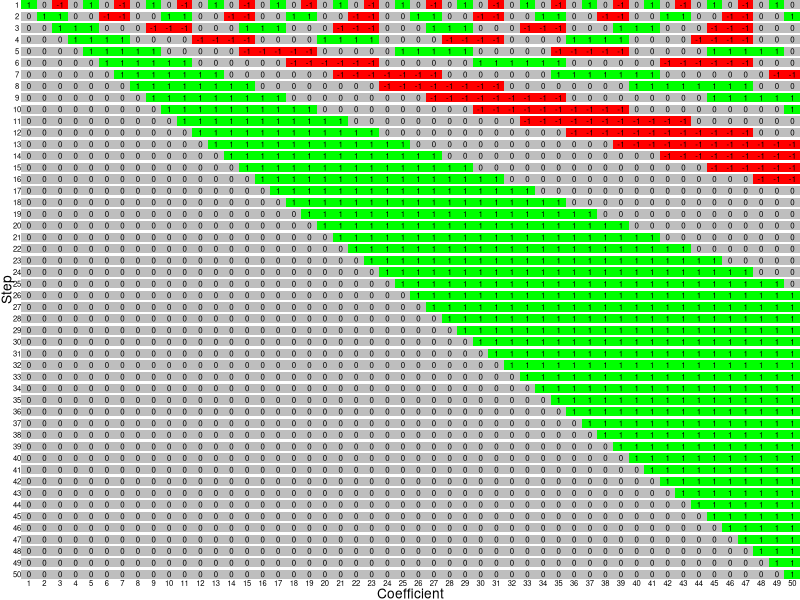

This figure's R source:
# Databricks notebook source
# MAGIC %md https://adventofcode.com/2019/day/16

# COMMAND ----------

# MAGIC %md <article class="day-desc"><h2>--- Day 16: Flawed Frequency Transmission ---</h2><p>You're 3/4ths of the way through the <a href="https://en.wikipedia.org/wiki/Gas_giant">gas giants</a>. Not only do roundtrip signals to Earth take <span title="In minutes, that's as many as thirty tens!">five hours</span>, but the signal quality is quite bad as well.  You can clean up the signal with the Flawed Frequency Transmission algorithm, or <em>FFT</em>.</p>
# MAGIC <p>As input, FFT takes a list of numbers.  In the signal you received (your puzzle input), each number is a single digit: data like <code>15243</code> represents the sequence <code>1</code>, <code>5</code>, <code>2</code>, <code>4</code>, <code>3</code>.</p>
# MAGIC <p>FFT operates in repeated <em>phases</em>.  In each phase, a new list is constructed with the same length as the input list.  This new list is also used as the input for the next phase.</p>
# MAGIC <p>Each element in the new list is built by multiplying every value in the input list by a value in a repeating <em>pattern</em> and then adding up the results. So, if the input list were <code>9, 8, 7, 6, 5</code> and the pattern for a given element were <code>1, 2, 3</code>, the result would be <code>9*1 + 8*2 + 7*3 + 6*1 + 5*2</code> (with each input element on the left and each value in the repeating pattern on the right of each multiplication). Then, only the ones digit is kept: <code>38</code> becomes <code>8</code>, <code>-17</code> becomes <code>7</code>, and so on.</p>
# MAGIC <p>While each element in the output array uses all of the same input array elements, the actual repeating pattern to use depends on <em>which output element</em> is being calculated. The base pattern is <code>0, 1, 0, -1</code>.  Then, repeat each value in the pattern a number of times equal to the <em>position in the output list</em> being considered. Repeat once for the first element, twice for the second element, three times for the third element, and so on.  So, if the third element of the output list is being calculated, repeating the values would produce: <code>0, 0, 0, 1, 1, 1, 0, 0, 0, -1, -1, -1</code>.</p>
# MAGIC <p>When applying the pattern, skip the very first value exactly once. (In other words, offset the whole pattern left by one.) So, for the second element of the output list, the actual pattern used would be: <code>0, 1, 1, 0, 0, -1, -1, 0, 0, 1, 1, 0, 0, -1, -1, ...</code>.</p>
# MAGIC <p>After using this process to calculate each element of the output list, the phase is complete, and the output list of this phase is used as the new input list for the next phase, if any.</p>
# MAGIC <p>Given the input signal <code>12345678</code>, below are four phases of FFT. Within each phase, each output digit is calculated on a single line with the result at the far right; each multiplication operation shows the input digit on the left and the pattern value on the right:</p>
# MAGIC <pre><code>Input signal: 12345678
# MAGIC 
# MAGIC 1*1  + 2*0  + 3*-1 + 4*0  + 5*1  + 6*0  + 7*-1 + 8*0  = 4
# MAGIC 1*0  + 2*1  + 3*1  + 4*0  + 5*0  + 6*-1 + 7*-1 + 8*0  = 8
# MAGIC 1*0  + 2*0  + 3*1  + 4*1  + 5*1  + 6*0  + 7*0  + 8*0  = 2
# MAGIC 1*0  + 2*0  + 3*0  + 4*1  + 5*1  + 6*1  + 7*1  + 8*0  = 2
# MAGIC 1*0  + 2*0  + 3*0  + 4*0  + 5*1  + 6*1  + 7*1  + 8*1  = 6
# MAGIC 1*0  + 2*0  + 3*0  + 4*0  + 5*0  + 6*1  + 7*1  + 8*1  = 1
# MAGIC 1*0  + 2*0  + 3*0  + 4*0  + 5*0  + 6*0  + 7*1  + 8*1  = 5
# MAGIC 1*0  + 2*0  + 3*0  + 4*0  + 5*0  + 6*0  + 7*0  + 8*1  = 8
# MAGIC 
# MAGIC After 1 phase: 48226158
# MAGIC 
# MAGIC 4*1  + 8*0  + 2*-1 + 2*0  + 6*1  + 1*0  + 5*-1 + 8*0  = 3
# MAGIC 4*0  + 8*1  + 2*1  + 2*0  + 6*0  + 1*-1 + 5*-1 + 8*0  = 4
# MAGIC 4*0  + 8*0  + 2*1  + 2*1  + 6*1  + 1*0  + 5*0  + 8*0  = 0
# MAGIC 4*0  + 8*0  + 2*0  + 2*1  + 6*1  + 1*1  + 5*1  + 8*0  = 4
# MAGIC 4*0  + 8*0  + 2*0  + 2*0  + 6*1  + 1*1  + 5*1  + 8*1  = 0
# MAGIC 4*0  + 8*0  + 2*0  + 2*0  + 6*0  + 1*1  + 5*1  + 8*1  = 4
# MAGIC 4*0  + 8*0  + 2*0  + 2*0  + 6*0  + 1*0  + 5*1  + 8*1  = 3
# MAGIC 4*0  + 8*0  + 2*0  + 2*0  + 6*0  + 1*0  + 5*0  + 8*1  = 8
# MAGIC 
# MAGIC After 2 phases: 34040438
# MAGIC 
# MAGIC 3*1  + 4*0  + 0*-1 + 4*0  + 0*1  + 4*0  + 3*-1 + 8*0  = 0
# MAGIC 3*0  + 4*1  + 0*1  + 4*0  + 0*0  + 4*-1 + 3*-1 + 8*0  = 3
# MAGIC 3*0  + 4*0  + 0*1  + 4*1  + 0*1  + 4*0  + 3*0  + 8*0  = 4
# MAGIC 3*0  + 4*0  + 0*0  + 4*1  + 0*1  + 4*1  + 3*1  + 8*0  = 1
# MAGIC 3*0  + 4*0  + 0*0  + 4*0  + 0*1  + 4*1  + 3*1  + 8*1  = 5
# MAGIC 3*0  + 4*0  + 0*0  + 4*0  + 0*0  + 4*1  + 3*1  + 8*1  = 5
# MAGIC 3*0  + 4*0  + 0*0  + 4*0  + 0*0  + 4*0  + 3*1  + 8*1  = 1
# MAGIC 3*0  + 4*0  + 0*0  + 4*0  + 0*0  + 4*0  + 3*0  + 8*1  = 8
# MAGIC 
# MAGIC After 3 phases: 03415518
# MAGIC 
# MAGIC 0*1  + 3*0  + 4*-1 + 1*0  + 5*1  + 5*0  + 1*-1 + 8*0  = 0
# MAGIC 0*0  + 3*1  + 4*1  + 1*0  + 5*0  + 5*-1 + 1*-1 + 8*0  = 1
# MAGIC 0*0  + 3*0  + 4*1  + 1*1  + 5*1  + 5*0  + 1*0  + 8*0  = 0
# MAGIC 0*0  + 3*0  + 4*0  + 1*1  + 5*1  + 5*1  + 1*1  + 8*0  = 2
# MAGIC 0*0  + 3*0  + 4*0  + 1*0  + 5*1  + 5*1  + 1*1  + 8*1  = 9
# MAGIC 0*0  + 3*0  + 4*0  + 1*0  + 5*0  + 5*1  + 1*1  + 8*1  = 4
# MAGIC 0*0  + 3*0  + 4*0  + 1*0  + 5*0  + 5*0  + 1*1  + 8*1  = 9
# MAGIC 0*0  + 3*0  + 4*0  + 1*0  + 5*0  + 5*0  + 1*0  + 8*1  = 8
# MAGIC 
# MAGIC After 4 phases: 01029498
# MAGIC </code></pre>
# MAGIC <p>Here are the first eight digits of the final output list after 100 phases for some larger inputs:</p>
# MAGIC <ul>
# MAGIC <li><code>80871224585914546619083218645595</code> becomes <code>24176176</code>.</li>
# MAGIC <li><code>19617804207202209144916044189917</code> becomes <code>73745418</code>.</li>
# MAGIC <li><code>69317163492948606335995924319873</code> becomes <code>52432133</code>.</li>
# MAGIC </ul>
# MAGIC <p>After <em>100</em> phases of FFT, <em>what are the first eight digits in the final output list?</em></p>
# MAGIC </article>

# COMMAND ----------

library(tidyverse)

# COMMAND ----------

input <- "59715091976660977847686180472178988274868874248912891927881770506416128667679122958792624406231072013221126623881489317912309763385182133601840446469164152094801911846572235367585363091944153574934709408511688568362508877043643569519630950836699246046286262479407806494008328068607275931633094949344281398150800187971317684501113191184838118850287189830872128812188237680673513745269645219228183633986701871488467284716433953663498444829748364402022393727938781357664034739772457855166471802886565257858813291667525635001823584650420815316132943869499800374997777130755842319153463895364409226260937941771665247483191282218355610246363741092810592458"

# COMMAND ----------

nums <- input %>% str_split("") %>% unlist() %>% parse_integer()
nums

# COMMAND ----------

create_pattern <- function(step, length_out, base_pattern = c(0, 1, 0, -1)) {
  base_pattern %>%
    rep(each = step) %>%
    rep(length.out = length_out + 1) %>%
    tail(-1)
}

process_phase <- function(nums) {
  result <- integer(length(nums))
  for (step in seq_along(nums)) {
    pattern <- create_pattern(step, length(nums))
    result[step] <- abs(sum(nums * pattern)) %% 10
  }
  result
}

solve <- function(nums, n_phases = 100) {
  for (phase in seq(from = 0, to = n_phases - 1, by = 1)) {
    nums <- process_phase(nums)
  }
  nums
}

# COMMAND ----------

result <- solve(nums)
result

# COMMAND ----------

answer <- result %>% head(8) %>% str_c(collapse = "")
answer

# COMMAND ----------

# MAGIC %md <article class="day-desc"><h2 id="part2">--- Part Two ---</h2><p>Now that your FFT is working, you can decode the <em>real signal</em>.</p>
# MAGIC <p>The real signal is your puzzle input <em>repeated 10000 times</em>. Treat this new signal as a single input list. Patterns are still calculated as before, and 100 phases of FFT are still applied.</p>
# MAGIC <p>The <em>first seven digits</em> of your initial input signal also represent the <em>message offset</em>. The message offset is the location of the eight-digit message in the final output list. Specifically, the message offset indicates <em>the number of digits to skip</em> before reading the eight-digit message. For example, if the first seven digits of your initial input signal were <code>1234567</code>, the eight-digit message would be the eight digits after skipping 1,234,567 digits of the final output list. Or, if the message offset were <code>7</code> and your final output list were <code>98765432109876543210</code>, the eight-digit message would be <code>21098765</code>. (Of course, your real message offset will be a seven-digit number, not a one-digit number like <code>7</code>.)</p>
# MAGIC <p>Here is the eight-digit message in the final output list after 100 phases. The message offset given in each input has been highlighted. (Note that the inputs given below are repeated 10000 times to find the actual starting input lists.)</p>
# MAGIC <ul>
# MAGIC <li><code><em>0303673</em>2577212944063491565474664</code> becomes <code>84462026</code>.</li>
# MAGIC <li><code><em>0293510</em>9699940807407585447034323</code> becomes <code>78725270</code>.</li>
# MAGIC <li><code><em>0308177</em>0884921959731165446850517</code> becomes <code>53553731</code>.</li>
# MAGIC </ul>
# MAGIC <p>After repeating your input signal 10000 times and running 100 phases of FFT, <em>what is the eight-digit message embedded in the final output list?</em></p>
# MAGIC </article>

# COMMAND ----------

m <- map(seq_len(50), create_pattern, 50) %>% simplify2array() %>% t()
m

# COMMAND ----------

plot_df <-
  m %>%
  as_tibble() %>%
  mutate(y = row_number()) %>%
  pivot_longer(-y, names_to = "x") %>%
  mutate(
    x = str_extract(x, "\\d+") %>% parse_integer()
  )

ggplot(plot_df, aes(x, y, fill = as.factor(value), label = value)) +
  geom_tile(height = 0.8) +
  geom_text(size = 2) +
  scale_fill_manual(values = c("red", "grey", "green")) +
  scale_x_continuous(breaks = seq_len(50), expand = c(0, 0)) +
  scale_y_reverse(breaks = seq_len(50), expand = c(0, 0)) +
  labs(
    x = "Coefficient",
    y = "Step"
  ) +
  theme_void() +
  theme(
    axis.text = element_text(size = rel(0.5)),
    axis.title.x = element_text(size = rel(0.9)),
    axis.title.y = element_text(angle = 90, size = rel(0.9)),
    legend.position = "none"
  )

# COMMAND ----------

step <- function(x) x %>% rev() %>% cumsum() %>% `%%`(10) %>% rev()

offset <- head(nums, 7) %>% str_c(collapse = "") %>% parse_integer()

new_nums <- tail(rep(nums, 10000), -offset)
for (i in seq_len(100)) {
  new_nums <- step(new_nums)
}

answer <- head(new_nums, 8)
answer %>% str_c(collapse = "")
